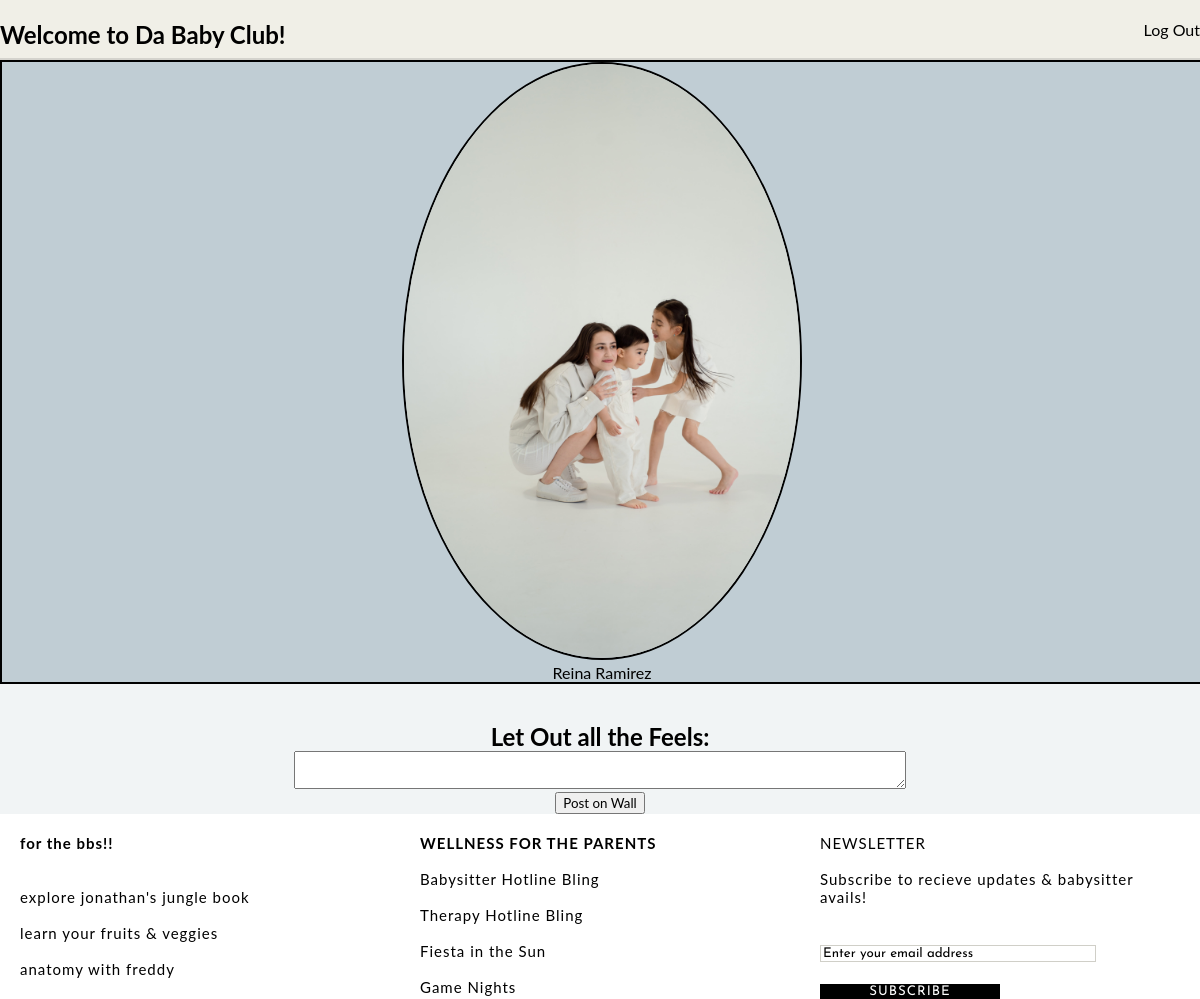
/wall, run on an earlier commit of the app's database.
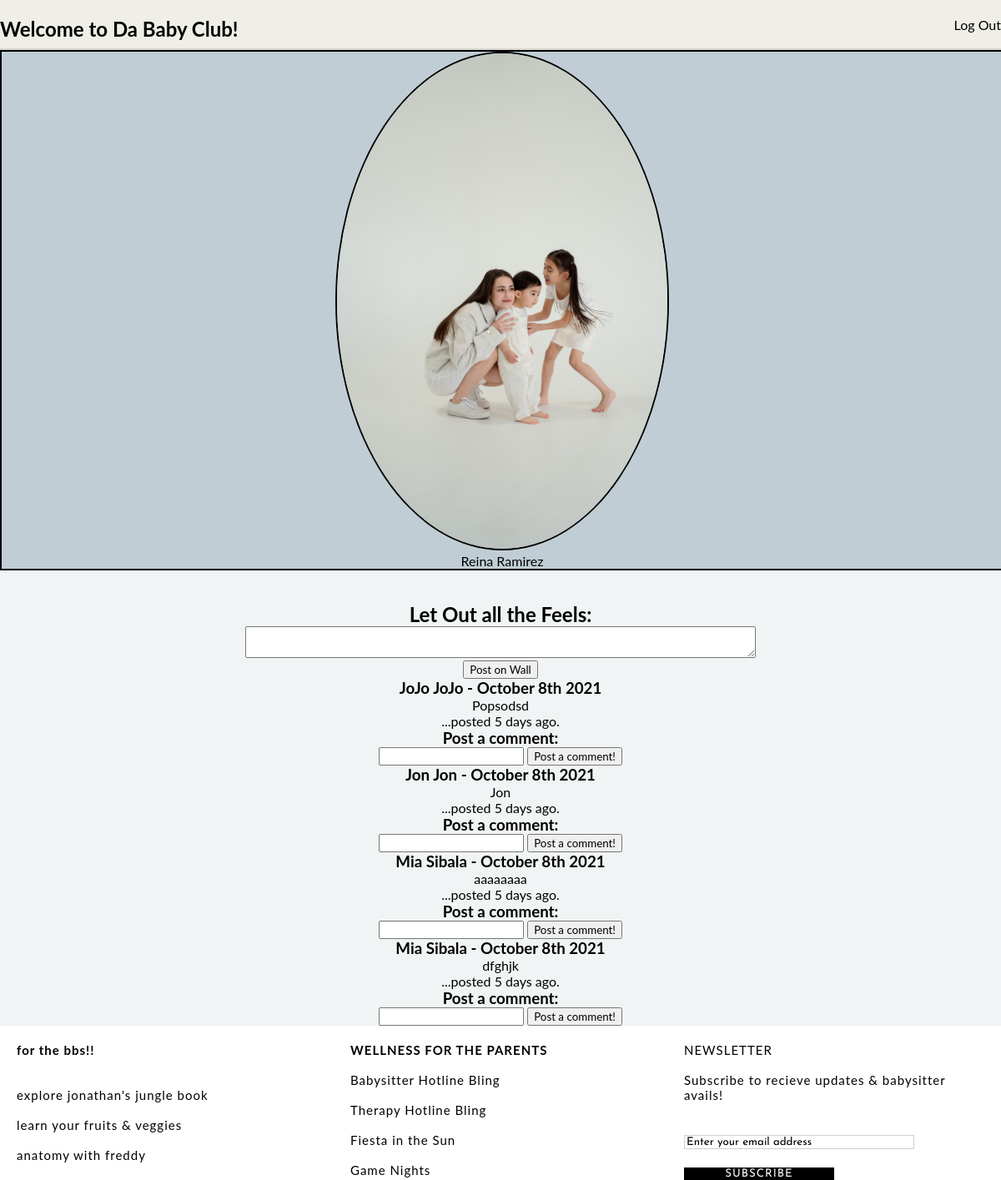
And on a later commit of the database.
### apps/jungle_app/models.py (models this page shows)
class Message(models.Model):
    message = models.TextField()
    messager = models.ForeignKey(User, related_name="messages_made", on_delete=models.CASCADE)
    created_at = models.DateTimeField(auto_now_add=True)
    updated_at = models.DateTimeField(auto_now=True)

class User(models.Model):
    first_name = models.CharField(max_length = 255)
    last_name = models.CharField(max_length=255)
    email = models.CharField(max_length=255)
    password = models.CharField(max_length=255)
    confirm_pw = models.CharField(max_length=255)
    created_at = models.DateTimeField(auto_now_add=True)
    updated_at = models.DateTimeField(auto_now=True)
    objects = UserManager()

### apps/jungle_app/views.py (the view)
# urls.py: url(r'^wall$', views.wall),
def wall(request):
    context = {
        'posts' : Message.objects.all(),
    }
    return render(request, 'jungle_app/wall.html', context)

### apps/jungle_app/templates/jungle_app/wall.html (shortened to what this page needs)
<!DOCTYPE html>
<html lang="en">
<head>
    {% load static %}
    <link rel="stylesheet" type="text/css" href="{% static 'jungle_app/css/wall.css' %}">
</head>
<body>
    <div id="container">
        <div id="header">
            <br>
            <br>
            <div id="headerboxes"><h2 id="name"> Welcome {{request.session.u_fname}} to Da Baby Club!</h2></div>
            <div id=headerboxes> <p style= "direction: rtl;"><a href="/logout">Log Out</a><h3></h3></div>
        </div>
   <div id="body">
            <div id="photo">
                {% load static %}
                <img src="{% static 'jungle_app/images/two_kids.jpg'%}" alt="My Image">
                <p>Reina Ramirez</p>
            </div>
            <br>
            <br>
            <h2>Let Out all the Feels:</h2>
            <form action="/post" method="post">
                <textarea id="messagebox" name="message" row="3" cols="80"></textarea>
                <br>
                <input id="msgbtn" type="submit" value="Post on Wall">
            </form>
                {% for post in posts reversed %}
               <h3 id="postdetails">{{post.messager.first_name}} {{post.messager.last_name}} - {{post.created_at|date:'F jS Y'}} </h3>
                <p id="post">{{post.message}}</p>
                <p id="micro">...posted {{post.created_at|timesince}} ago.</p>
        <h3 id="cmtheader">Post a comment:</h3>
        <form action="/comment" method="post">
            <input id ="commentbox" type="textarea" name="comment" row="3">
            <input id="cmtbtn" type="submit" value="Post a comment!">
        </form>
    {% endfor %}
        </div>
    </div>
    <div id="footer">
        <div id="footer_left">
            <p><b>for the bbs!!</b>
            <br>
            <br>
            <br>
            <p><a href="/animals">explore jonathan's jungle book</a></p>
            <br>
            <p><a href="/food">learn your fruits & veggies</a></p>
            <br>
            <p><a href="/anatomy">anatomy with freddy</a></p>
        </div>
        <div id="footer_center">
            <p><b>WELLNESS FOR THE PARENTS</b></p>
            <br>
            Babysitter Hotline Bling
            <br>
            <br>
            Therapy Hotline Bling
            <br>
            <br>
            Fiesta in the Sun
            <br>
            <br>
            Game Nights
        </div>
        <div id="footer_right">
            <p>NEWSLETTER<b></b></p>
            <br>
            <p>Subscribe to recieve updates & babysitter avails!</p>
            <br>
            <br>
            <input class="fields" type="text" name="email" value="Enter your email address"></p>
            <br>
            <input class="btn" type="submit" value="SUBSCRIBE">
        </div>
</div>
</body>
</html>

### apps/jungle_app/static/jungle_app/css/wall.css (style rules this page uses)
* { margin: 0px auto; padding: 0px auto; font-family: lato, sans-serif; }
@media only screen and (min-width: 320px) { #container { width: 100%; font-family: Georgia, 'Times New Roman', Times, serif, sans-serif; background-color:rgb(240,239,231); } }
@media only screen and (min-width: 320px) { #header { padding-top: 20px; height:20%; width: 100%; display: flex; border-bottom: 2px solid rgb(212,211,205); } }
@media only screen and (min-width: 320px) { #headerboxes { height: 20%; width: 50%; } }
@media only screen and (min-width: 320px) { #body { text-align: center; height: 10%; width: 100%; background-color: rgb(241,244,245); } }
@media only screen and (min-width: 320px) { #photo { height: 20%; width: 100%; background-color: rgb(192,205,212); border: 2px solid black; } }
@media only screen and (min-width: 320px) { img { border-radius: 50%; height: 20%; width: 33%; overflow: hidden; border: 2px solid black; } }
@media only screen and (min-width: 320px) { #footer { height: 30%; width: 100%; display: flex; font-family: "Josefin Sans", sans-serif; letter-spacing: 1px; } }
@media only screen and (min-width: 320px) { #footer_left { height: 30%; width:30%; padding-top: 20px; font-size: 15px; } }
@media only screen and (min-width: 320px) { #footer_center { height: 30%; width: 30%; font-size: 15px; padding-top: 20px; } }
@media only screen and (min-width: 320px) { #footer_right { height: 30%; width: 30%; font-size: 15px; padding-top: 20px; } }
@media only screen and (min-width: 320px) { .fields { width: 75%; height: 10%; font-family: "Josefin Sans", sans-serif; border: 1px solid rgb(208,207,200); } }
@media only screen and (min-width: 320px) { .btn { background-color: black; border: none; color: white; width: 50%; height: 15%; font-family: "Josefin Sans", sans-serif; letter-spacing: 1px; } }
@media only screen and (min-width: 320px) { a:link { text-decoration: none; color: black; } }
#body { text-align: center; padding-top: 50px; height: 1100px; width: 1000px; margin-top: 30px; background-color: rgb(241,244,245); border-radius: 40px; }
#photo { height: 350px; width: 1000px; background-color: rgb(192,205,212); }
img { border-radius: 200px; height: 290px; width: 320px; margin-top: 25px; }
#footer { height: 341px; width: 1450px; border: 2px solid black; display: flex; font-family: "Josefin Sans", sans-serif; letter-spacing: 1px; }
#footer_left { height: 305px; width: 600px; border: 2px solid blue; padding-top: 20px; font-size: 15px; }
#footer_center { height: 305px; width: 425px;; border: 2px dashed red; font-size: 15px; padding-top: 20px; }
#footer_right { height: 305px; width: 350px; border: 2px solid green; font-size: 15px; padding-top: 20px; }
.fields { width: 250px; height: 35px; font-family: "Josefin Sans", sans-serif; border: 1px solid rgb(208,207,200); }
.btn { background-color: black; border: none; color: white; width: 150px; height: 40px; font-family: "Josefin Sans", sans-serif; letter-spacing: 1px; }
a:link { text-decoration: none; color: black; }

What changed in the data, as far as the page shows it:
added Message: messager.first_name "JoJo", messager.last_name "JoJo", created_at "October 8th 2021", message "Popsodsd", created_at "5 days"
added Message: messager.first_name "Jon", messager.last_name "Jon", created_at "October 8th 2021", message "Jon", created_at "5 days"
added Message: messager.first_name "Mia", messager.last_name "Sibala", created_at "October 8th 2021", message "aaaaaaaa", created_at "5 days"
added Message: messager.first_name "Mia", messager.last_name "Sibala", created_at "October 8th 2021", message "dfghjk", created_at "5 days"
